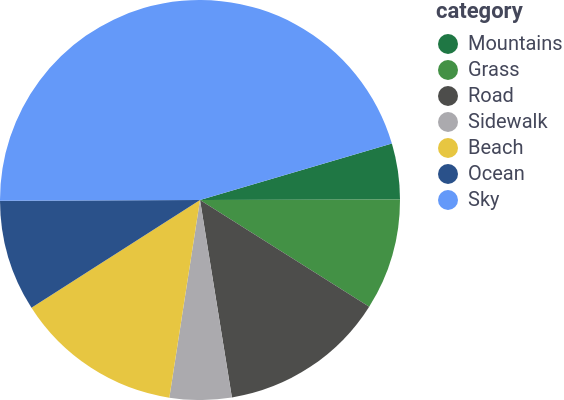

Vega-Lite specification for this chart:
### Vega-Lite specification from a JSON file in a GitHub repository (floating-point values rounded to 4 significant figures)
{"$schema": "https://vega.github.io/schema/vega-lite/v5.json", "description": "", "name": "Road Pie Chart", "usermeta": {"source": "https://imgur.com/gallery/B35ouoH", "color": "https://coolors.co/e7c641-abaaae-4d4d4b-439145-1f7744-2a518a-6499f9", "tags": ["Pie Chart", "Interactive"]}, "height": 200, "width": 200, "padding": 0, "config": {"font": "Roboto", "style": {"guide-label": {"fill": "#44475a"}, "guide-title": {"fill": "#44475a"}}, "axis": {"domainColor": "#44475a", "tickColor": "#44475a"}}, "data": {"values": [{"category": "Mountains", "value": 4.5, "order": 1}, {"category": "Grass", "value": 9, "order": 2}, {"category": "Road", "value": 13.5, "order": 3}, {"category": "Sidewalk", "value": 5, "order": 4}, {"category": "Beach", "value": 13.5, "order": 5}, {"category": "Ocean", "value": 9, "order": 6}, {"category": "Sky", "value": 45.5, "order": 7}]}, "mark": {"type": "arc", "outerRadius": 100}, "encoding": {"theta": {"field": "value", "type": "quantitative", "scale": {"range": [1.285, 7.568]}, "stack": true}, "color": {"field": "category", "type": "nominal", "scale": {"domain": ["Mountains", "Grass", "Road", "Sidewalk", "Beach", "Ocean", "Sky"], "range": ["#1F7744", "#439145", "#4D4D4B", "#ABAAAE", "#E7C641", "#2A518A", "#6499F9"]}, "legend": {"direction": "vertical", "fillColor": "transparent"}}, "opacity": {"value": 1}, "order": {"field": "order", "type": "quantitative"}}}
